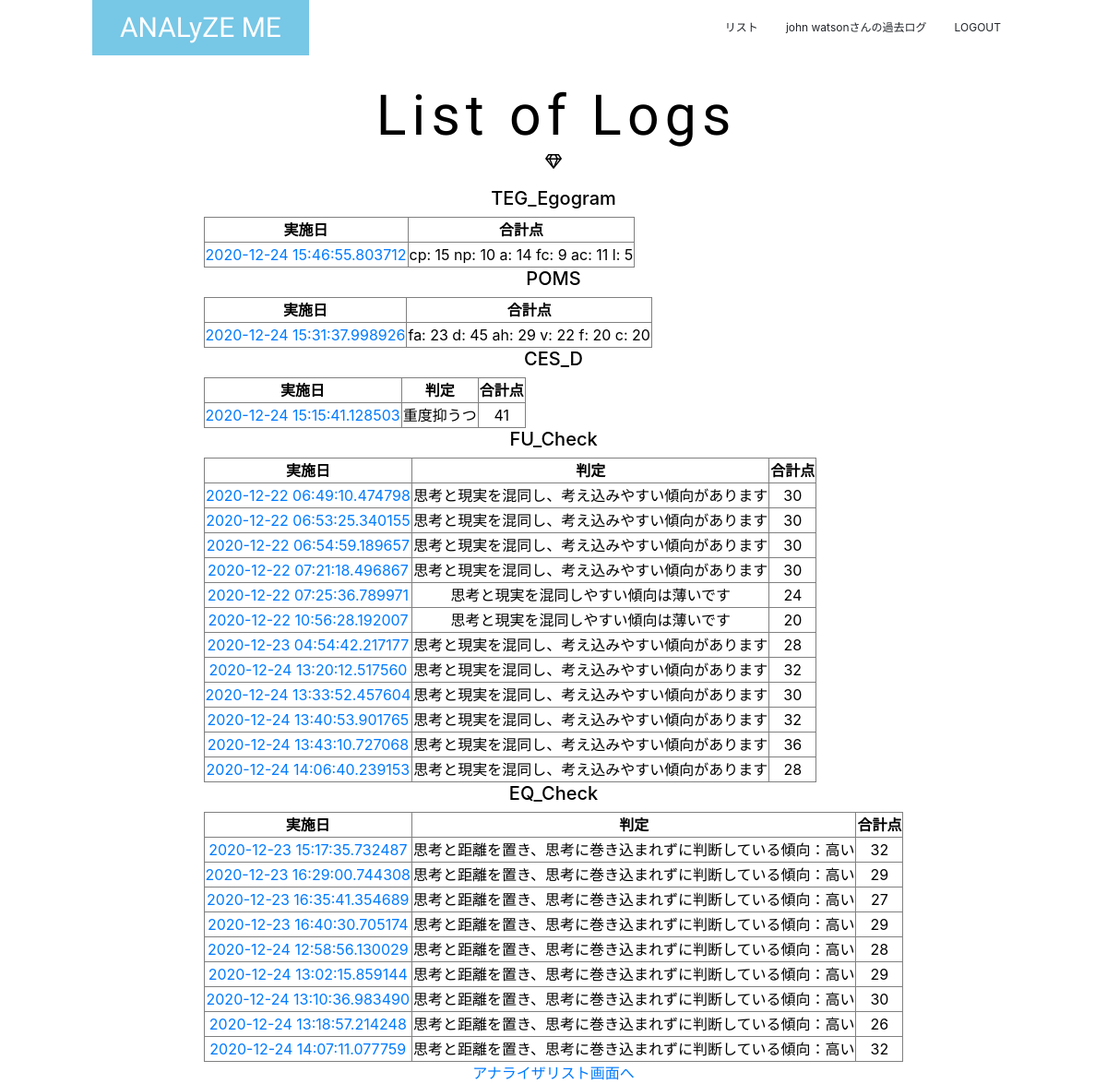
Page /logs/ (signed in) on the committed database.
### analyze_me/models/user.py (models this page shows, shortened)
class User(UserMixin, db.Model):
    __tablename__ = 'user'
    id = db.Column(db.Integer, primary_key=True)
    user_id = db.Column(db.String(50), unique=True)
    name = db.Column(db.String(30))
    password = db.Column(db.String(20), unique=True)
    created_at = db.Column(db.DateTime)
    fu_results = relationship('FU_results')
    eq_results = relationship('EQ_results')
    ces_results = relationship('CES_results')
    pom_results = relationship('POM_results')
    teg_results = relationship('TEG_results')

### analyze_me/models/results.py (models this page shows, shortened)
class TEG_results(db.Model):
    __tablename__ = 'teg_results'
    id = db.Column(db.Integer, primary_key=True, nullable=False)
    answers = db.Column(db.PickleType, nullable=True)
    a_sum = db.Column(db.PickleType, nullable=True)
    created_at = db.Column(db.DateTime)
    user_id = db.Column(db.Integer, db.ForeignKey('user.id', onupdate='CASCADE', ondelete='CASCADE'), nullable=False)

class POM_results(db.Model):
    __tablename__ = 'pom_results'
    id = db.Column(db.Integer, primary_key=True, nullable=False)
    answers = db.Column(db.PickleType, nullable=True)
    a_sum = db.Column(db.PickleType, nullable=True)
    created_at = db.Column(db.DateTime)
    user_id = db.Column(db.Integer, db.ForeignKey('user.id', onupdate='CASCADE', ondelete='CASCADE'), nullable=False)

class CES_results(db.Model):
    __tablename__ = 'ces_results'
    id = db.Column(db.Integer, primary_key=True, nullable=False)
    answers = db.Column(db.PickleType, nullable=True)
    a_sum = db.Column(db.Integer, nullable=True)
    judge = db.Column(db.String(200), nullable=True)
    created_at = db.Column(db.DateTime)
    user_id = db.Column(db.Integer, db.ForeignKey('user.id', onupdate='CASCADE', ondelete='CASCADE'), nullable=False)

class FU_results(db.Model):
    __tablename__ = 'fu_results'
    id = db.Column(db.Integer, primary_key=True, nullable=False)
    answers = db.Column(db.PickleType, nullable=True)
    a_sum = db.Column(db.Integer, nullable=True)
    judge = db.Column(db.String(200), nullable=True)
    created_at = db.Column(db.DateTime)
    user_id = db.Column(db.Integer, db.ForeignKey('user.id', onupdate='CASCADE', ondelete='CASCADE'), nullable=False)

class EQ_results(db.Model):
    __tablename__ = 'eq_results'
    id = db.Column(db.Integer, primary_key=True, nullable=False)
    answers = db.Column(db.PickleType, nullable=True)
    a_sum = db.Column(db.Integer, nullable=True)
    judge = db.Column(db.String(200), nullable=True)
    created_at = db.Column(db.DateTime)
    user_id = db.Column(db.Integer, db.ForeignKey('user.id', onupdate='CASCADE', ondelete='CASCADE'), nullable=False)

### analyze_me/views/views.py (the view)
@views.route('/logs/')
@login_required
def show_logs():
    fu_results = analyzer_service.find_all('fu')
    eq_results = analyzer_service.find_all('eq')
    ces_results = analyzer_service.find_all('ces')
    pom_results = analyzer_service.find_all('pom')
    teg_results = analyzer_service.find_all('teg')
    return render_template('logs/logs.html', fu_results=fu_results, \
                           eq_results=eq_results, ces_results=ces_results, \
                           pom_results=pom_results, teg_results=teg_results)

### analyze_me/__init__.py (called while the page is built)
@login_manager.user_loader
def load_user(user_id):
    return User.query.get(int(user_id))

### analyze_me/services/analyzer_service.py (called while the page is built)
def find_all(ex_id):
    if ex_id == 'fu':
        return FU_results.query.all()
    elif ex_id == 'eq':
        return EQ_results.query.all()
    elif ex_id == 'ces':
        return CES_results.query.all()
    elif ex_id == 'pom':
        session['pom_fac'] = ["fa", "d", "ah", "v", "f", "c"]
        return POM_results.query.all()
    elif ex_id == 'teg':
        session['teg_fac'] = ["cp", "np", "a", "fc", "ac", "l"]
        return TEG_results.query.all()

### analyze_me/templates/logs/logs.html
{% extends "layout.html" %}
{% block body %}
<section class="logA">
    <div class="con">
        <h2>List of Logs</h2>
        <p class="symbol"><span class="far fa-gem"></span></p>
        <div>
            <h5>TEG_Egogram</h5>
            <table border="1">
                {% if teg_results %}
                <tr>
                    <th>実施日</th>
                    <th>合計点</th>
                </tr>
                {% else %}
                    <p>結果がありません</p>
                {% endif %}
                {% for teg_res in teg_results %}
                <tr>
                    <td>
                        <a href="{{ url_for('views.result', ex_id='teg', result_id=teg_res.id) }}">
                            {{ teg_res.created_at }}
                        </a>
                    </td>
                    <td>
                        {% for fac in session.teg_fac %}
                            {{ fac }}: {{ teg_res.a_sum[loop.index-1] }}
                        {% endfor %}
                    </td>
                </tr>
                {% endfor %}
            </table>
        </div>
        <div>
            <h5>POMS</h5>
            <table border="1">
                {% if pom_results %}
                <tr>
                    <th>実施日</th>
                    <th>合計点</th>
                </tr>
                {% else %}
                    <p>結果がありません</p>
                {% endif %}
                {% for pom_res in pom_results %}
                <tr>
                    <td>
                        <a href="{{ url_for('views.result', ex_id='pom', result_id=pom_res.id) }}">
                            {{ pom_res.created_at }}
                        </a>
                    </td>
                    <td>
                        {% for fac in session.pom_fac %}
                            {{ fac }}: {{ pom_res.a_sum[loop.index-1] }}
                        {% endfor %}
                    </td>
                </tr>
                {% endfor %}
            </table>
        </div>
        <div>
            <h5>CES_D</h5>
            <table border="1">
                {% if ces_results %}
                <tr>
                    <th>実施日</th>
                    <th>判定</th>
                    <th>合計点</th>
                </tr>
                {% else %}
                    <p>結果がありません</p>
                {% endif %}
                {% for ces_res in ces_results %}
                <tr>
                    <td>
                        <a href="{{ url_for('views.result', ex_id='ces', result_id=ces_res.id) }}">
                            {{ ces_res.created_at }}
                        </a>
                    </td>
                    <td>{{ ces_res.judge }}</td>
                    <td>{{ ces_res.a_sum }}</td>
                </tr>
                {% endfor %}
            </table>
        </div>
        <div>
            <h5>FU_Check</h5>
            <table border="1">
                {% if fu_results %}
                <tr>
                    <th>実施日</th>
                    <th>判定</th>
                    <th>合計点</th>
                </tr>
                {% else %}
                    <p>結果がありません</p>
                {% endif %}
                {% for fu_res in fu_results %}
                <tr>
                    <td>
                        <a href="{{ url_for('views.result', ex_id='fu', result_id=fu_res.id) }}">
                            {{ fu_res.created_at }}
                        </a>
                    </td>
                    <td>{{ fu_res.judge }}</td>
                    <td>{{ fu_res.a_sum }}</td>
                </tr>
                {% endfor %}
            </table>
        </div>
        <div>
            <h5>EQ_Check</h5>
            <table border="1">
                {% if eq_results %}
                <tr>
                    <th>実施日</th>
                    <th>判定</th>
                    <th>合計点</th>
                </tr>
                {% else %}
                    <p>結果がありません</p>
                {% endif %}
                {% for eq_res in eq_results %}
                <tr>
                    <td>
                    <a href="{{ url_for('views.result', ex_id='eq', result_id=eq_res.id) }}">
                        {{ eq_res.created_at }}
                    </a>
                    </td>
                    <td>{{ eq_res.judge }}</td>
                    <td>{{ eq_res.a_sum }}</td>
                </tr>
                {% endfor %}
            </table>
        </div>
        <a href="{{ url_for('analyzes.analyzer_list') }}">アナライザリスト画面へ</a>
    </div>
</section>
{% endblock %}

### analyze_me/templates/layout.html (shortened to what this page needs)
<!DOCTYPE html>
<html lang="ja">
<head>
    {% block head %}
    <link rel="stylesheet" href="{{ url_for('static', filename='style.css')}}">
    <link rel="stylesheet" href="https://stackpath.bootstrapcdn.com/bootstrap/4.5.0/css/bootstrap.min.css">
    <link rel="stylesheet" href="https://use.fontawesome.com/releases/v5.15.1/css/all.css">
    {% endblock %}
</head>
<body>
<div>
    <header>
        <nav class="conH">
            <div class="conH-small">
                <a class="headA" href="{{ url_for('views.index') }}">ANALyZE ME</a>
            </div>
            <div class="headB">
                <ul>
                    <li>
                        <a href="{{ url_for('analyzes.analyzer_list') }}">リスト</a>
                    </li>
                    {% if not current_user.is_authenticated %}
                    <li>
                        <a href="{{ url_for('auth.login') }}">LOGIN</a>
                    </li>
                    {% else %}
                    <li>
                        <a href="{{ url_for('views.show_logs') }}"><span>{{ current_user.name }}さんの</span>過去ログ</a>
                    </li>
                    <li>
                        <a href="{{ url_for('auth.logout') }}">LOGOUT</a>
                    </li>
                    {% endif %}
                </ul>
            </div>
        </nav>
    </header>
    {% block body %}{% endblock %}
</div>
</body>
</html>

### analyze_me/static/style.css (style rules this page uses)
:root { --main-color: #77C7E6; --accent-color: #E68E9F; --dark-color: #3A7E99; --opposite-color: #9AE665; --text-bright-color: #fff; --text-dark-color: #000; --gray-color: #ddd; --large-width: 1000px; --middle-width: 900px; }
@media (min-width: 800px) { :root { font-size: 16px; } }
body { margin: 0; font-family: 'メイリオ', 'Hiragino Kaku Gothic Pro', 'sans-serif'; }
.logA { display: flex; align-items: start; justify-content: center; height: 100vh; min-height: 450px; width: 100vw; min-width: 400px; color: #000; color: var(--text-dark-color); text-align: center; margin-left: auto; margin-right: auto; }
.logA .con { margin-top: 60px; max-width: 900px; max-width: var(--middle-width); margin-left: auto; margin-right: auto; }
.logA h2 { margin: 30px 0 0; font-family: 'Big Shoulders Stencil Display', cursive; font-size: 3.8rem; letter-spacing: 0.1em; margin-left: 0.1em; }
header { position: absolute; top: 0; left: 0; z-index: 100; width: 100%; background-color: rgba(255,255,255,0.5); }
.headA { display: inline-block; line-height: 60px; padding-left: 30px; padding-right: 30px; background-color: #77C7E6; background-color: var(--main-color); color: #fff; color: var(--text-bright-color); font-family: 'Big Shoulders Stencil Display', cursive; font-size: 30px; text-decoration: none; }
.headB ul { margin: 0; padding: 0; list-style: none; }
.headB a { display: block; padding: 15px; color: inherit; font-size: 12px; text-decoration: none; }
@media (min-width: 768px) { header .conH { display: flex; align-items: center; justify-content: space-between; max-width: 1000px; max-width: var(--large-width); margin-left: auto; margin-right: auto; } }
@media (min-width: 768px) { .headB ul { display: flex; } }
@media (min-width: 768px) { .headB { display: block !important; } }

### rows in the picture
User: name "john watson"
TEG_results: created_at "2020-12-24 15:46:55.803712", teg_fac "cp" "np" "a" "fc" "ac" "l", a_sum "15" "10" "14" "9" "11" "5"
POM_results: created_at "2020-12-24 15:31:37.998926", pom_fac "fa" "d" "ah" "v" "f" "c", a_sum "23" "45" "29" "22" "20" "20"
CES_results: created_at "2020-12-24 15:15:41.128503", judge "重度抑うつ", a_sum "41"
FU_results: created_at "2020-12-22 06:49:10.474798", judge "思考と現実を混同し、考え込みやすい傾向があります", a_sum "30"
FU_results: created_at "2020-12-22 06:53:25.340155", judge "思考と現実を混同し、考え込みやすい傾向があります", a_sum "30"
FU_results: created_at "2020-12-22 06:54:59.189657", judge "思考と現実を混同し、考え込みやすい傾向があります", a_sum "30"
FU_results: created_at "2020-12-22 07:21:18.496867", judge "思考と現実を混同し、考え込みやすい傾向があります", a_sum "30"
FU_results: created_at "2020-12-22 07:25:36.789971", judge "思考と現実を混同しやすい傾向は薄いです", a_sum "24"
FU_results: created_at "2020-12-22 10:56:28.192007", judge "思考と現実を混同しやすい傾向は薄いです", a_sum "20"
FU_results: created_at "2020-12-23 04:54:42.217177", judge "思考と現実を混同し、考え込みやすい傾向があります", a_sum "28"
FU_results: created_at "2020-12-24 13:20:12.517560", judge "思考と現実を混同し、考え込みやすい傾向があります", a_sum "32"
FU_results: created_at "2020-12-24 13:33:52.457604", judge "思考と現実を混同し、考え込みやすい傾向があります", a_sum "30"
FU_results: created_at "2020-12-24 13:40:53.901765", judge "思考と現実を混同し、考え込みやすい傾向があります", a_sum "32"
FU_results: created_at "2020-12-24 13:43:10.727068", judge "思考と現実を混同し、考え込みやすい傾向があります", a_sum "36"
FU_results: created_at "2020-12-24 14:06:40.239153", judge "思考と現実を混同し、考え込みやすい傾向があります", a_sum "28"
EQ_results: created_at "2020-12-23 15:17:35.732487", judge "思考と距離を置き、思考に巻き込まれずに判断している傾向：高い", a_sum "32"
EQ_results: created_at "2020-12-23 16:29:00.744308", judge "思考と距離を置き、思考に巻き込まれずに判断している傾向：高い", a_sum "29"
EQ_results: created_at "2020-12-23 16:35:41.354689", judge "思考と距離を置き、思考に巻き込まれずに判断している傾向：高い", a_sum "27"
EQ_results: created_at "2020-12-23 16:40:30.705174", judge "思考と距離を置き、思考に巻き込まれずに判断している傾向：高い", a_sum "29"
EQ_results: created_at "2020-12-24 12:58:56.130029", judge "思考と距離を置き、思考に巻き込まれずに判断している傾向：高い", a_sum "28"
EQ_results: created_at "2020-12-24 13:02:15.859144", judge "思考と距離を置き、思考に巻き込まれずに判断している傾向：高い", a_sum "29"
EQ_results: created_at "2020-12-24 13:10:36.983490", judge "思考と距離を置き、思考に巻き込まれずに判断している傾向：高い", a_sum "30"
EQ_results: created_at "2020-12-24 13:18:57.214248", judge "思考と距離を置き、思考に巻き込まれずに判断している傾向：高い", a_sum "26"
EQ_results: created_at "2020-12-24 14:07:11.077759", judge "思考と距離を置き、思考に巻き込まれずに判断している傾向：高い", a_sum "32"
